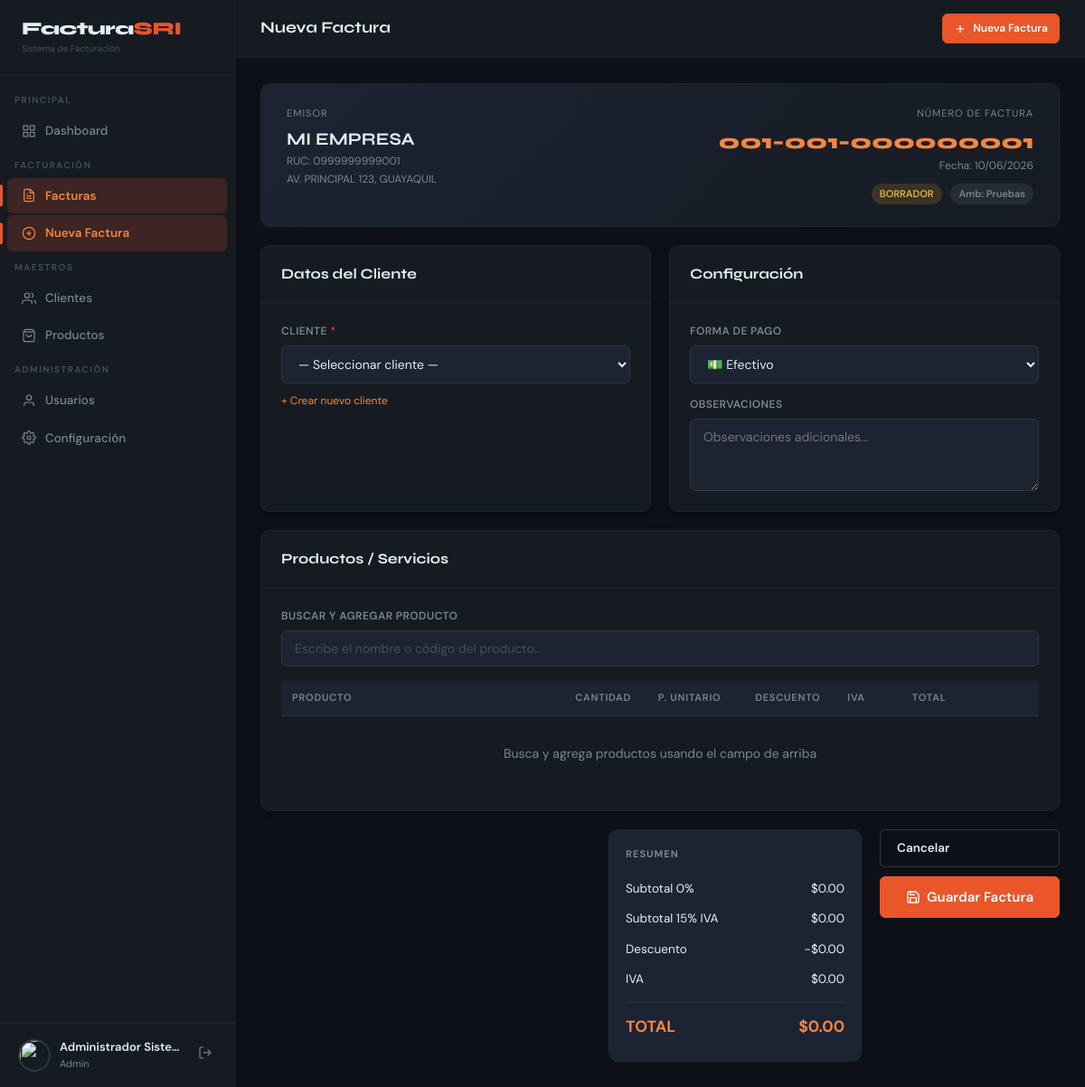
/modules/facturas/crear.php (signed in), run on the app's committed database.
### tables this page shows
CREATE TABLE IF NOT EXISTS usuarios (
    id INT AUTO_INCREMENT PRIMARY KEY,
    nombres VARCHAR(150) NOT NULL,
    username VARCHAR(80) NOT NULL UNIQUE,
    password VARCHAR(255) NOT NULL,
    foto VARCHAR(255) DEFAULT 'default.png',
    rol ENUM('admin','cajero','bodeguero') DEFAULT 'cajero',
    activo TINYINT(1) DEFAULT 1,
    created_at TIMESTAMP DEFAULT CURRENT_TIMESTAMP,
    updated_at TIMESTAMP DEFAULT CURRENT_TIMESTAMP ON UPDATE CURRENT_TIMESTAMP
);

CREATE TABLE IF NOT EXISTS configuracion (
    id INT AUTO_INCREMENT PRIMARY KEY,
    razon_social VARCHAR(200) NOT NULL,
    nombre_comercial VARCHAR(200),
    ruc VARCHAR(20) NOT NULL,
    direccion_matriz TEXT,
    telefono VARCHAR(30),
    correo VARCHAR(150),
    logo VARCHAR(255),
    ambiente ENUM('1','2') DEFAULT '1' COMMENT '1=Pruebas, 2=Produccion',
    tipo_emision ENUM('1') DEFAULT '1' COMMENT '1=Normal',
    secuencial INT DEFAULT 1,
    establecimiento VARCHAR(3) DEFAULT '001',
    punto_emision VARCHAR(3) DEFAULT '001',
    certificado_p12 VARCHAR(255),
    clave_certificado VARCHAR(255),
    smtp_host VARCHAR(150) DEFAULT 'smtp.gmail.com',
    smtp_port INT DEFAULT 587,
    smtp_user VARCHAR(150),
    smtp_pass VARCHAR(255),
    smtp_from_name VARCHAR(150),
    created_at TIMESTAMP DEFAULT CURRENT_TIMESTAMP
);

### includes/functions.php (called while the page is built, shortened)
<?php
require_once dirname(__DIR__) . '/config/database.php';
function isLoggedIn(): bool {
    return isset($_SESSION['user_id']);
}
function currentUser(): ?array {
    return db()->fetchOne("SELECT * FROM usuarios WHERE id = ?", [$_SESSION['user_id']]);
}
function sanitize(string $str): string {
    return htmlspecialchars(trim($str), ENT_QUOTES, 'UTF-8');
}
function getConfig(): array {
    return db()->fetchOne("SELECT * FROM configuracion LIMIT 1") ?? [];
}
function getNextNumeroFactura(): string {
    $cfg = getConfig();
    $sec = $cfg['secuencial'] ?? 1;
    return ($cfg['establecimiento'] ?? '001') . '-' . ($cfg['punto_emision'] ?? '001') . '-' . str_pad($sec, 9, '0', STR_PAD_LEFT);
}

### config/database.php (called while the page is built, shortened)
<?php
class Database
{
    private static ?Database $instance = null;
    private PDO $pdo;
    private function __construct()
    {
        $dsn = 'mysql:host=' . DB_HOST . ';dbname=' . DB_NAME . ';charset=utf8mb4';
        $this->pdo = new PDO($dsn, DB_USER, DB_PASS, [
            PDO::ATTR_ERRMODE            => PDO::ERRMODE_EXCEPTION,
            PDO::ATTR_DEFAULT_FETCH_MODE => PDO::FETCH_ASSOC,
            PDO::ATTR_EMULATE_PREPARES   => false,
        ]);
    }
    public static function getInstance(): self
    {
        if (self::$instance === null) {
            self::$instance = new self();
        }
        return self::$instance;
    }
    public function query(string $sql, array $params = []): PDOStatement
    {
        $stmt = $this->pdo->prepare($sql);
        $stmt->execute($params);
        return $stmt;
    }
    public function fetchOne(string $sql, array $params = []): ?array
    {
        $row = $this->query($sql, $params)->fetch();
        return $row ?: null;
    }
}
function db(): Database
{
    return Database::getInstance();
}

### modules/facturas/crear.php (the view, shortened to what this page needs)
<?php
require_once dirname(dirname(__DIR__)) . '/includes/functions.php';
$config   = getConfig();
include dirname(dirname(__DIR__)) . '/includes/header.php';
?>
<div class="invoice-wrapper">
  <form method="POST" id="invoiceForm">
    <div class="invoice-header-bar">
      <div>
        <div style="font-size:11px;text-transform:uppercase;letter-spacing:1px;color:var(--text-muted);margin-bottom:4px">Emisor</div>
        <div style="font-family:var(--font-display);font-size:1.2rem;font-weight:700"><?= sanitize($config['nombre_comercial'] ?? $config['razon_social'] ?? 'Mi Empresa') ?></div>
        <div style="font-size:12px;color:var(--text-muted)">RUC: <?= sanitize($config['ruc'] ?? '') ?></div>
        <div style="font-size:12px;color:var(--text-muted)"><?= sanitize($config['direccion_matriz'] ?? '') ?></div>
      </div>
      <div style="text-align:right">
        <div style="font-size:11px;text-transform:uppercase;letter-spacing:1px;color:var(--text-muted);margin-bottom:4px">Número de Factura</div>
        <div style="font-family:var(--font-display);font-size:1.4rem;font-weight:800;color:var(--accent-2)"><?= getNextNumeroFactura() ?></div>
        <div style="font-size:12px;color:var(--text-muted)">Fecha: <?= date('d/m/Y') ?></div>
        <div style="margin-top:8px">
          <span class="badge badge-warning">BORRADOR</span>
          <span class="badge badge-muted" style="margin-left:6px">Amb: <?= $config['ambiente']=='1'?'Pruebas':'Producción' ?></span>
        </div>
      </div>
    </div>
    <div style="display:grid;grid-template-columns:1fr 1fr;gap:20px;margin-bottom:20px">
      <div class="card">
        <div class="card-header"><div class="card-title">Datos del Cliente</div></div>
        <div class="card-body">
          <div class="form-group">
            <label>Cliente <span style="color:var(--danger)">*</span></label>
            <select name="cliente_id" id="clienteSelect" required onchange="cargarDatosCliente(this.value)">
              <option value="">— Seleccionar cliente —</option>
            </select>
          </div>
          <a href="<?= BASE_URL ?>modules/clientes/crear.php" target="_blank"
             style="display:inline-flex;align-items:center;gap:5px;margin-top:10px;font-size:12px;color:var(--accent-2);text-decoration:none">
            + Crear nuevo cliente
          </a>
        </div>
      </div>
      <div class="card">
        <div class="card-header"><div class="card-title">Configuración</div></div>
        <div class="card-body">
          <div class="form-group">
            <label>Forma de Pago</label>
            <select name="forma_pago">
              <option value="efectivo">💵 Efectivo</option>
            </select>
          </div>
          <div class="form-group" style="margin-top:14px">
            <label>Observaciones</label>
            <textarea name="observaciones" placeholder="Observaciones adicionales..." rows="3"></textarea>
          </div>
        </div>
      </div>
    </div>
    <div class="card" style="margin-bottom:20px">
      <div class="card-header">
        <div class="card-title">Productos / Servicios</div>
      </div>
      <div class="card-body">
        <div class="autocomplete-wrapper" style="margin-bottom:16px">
          <div class="form-group">
            <label>Buscar y Agregar Producto</label>
            <input type="text" id="productSearch"
                   placeholder="Escribe el nombre o código del producto..."
                   autocomplete="off">
          </div>
        </div>
        <div class="table-wrapper">
          <table class="detail-table">
            <thead>
              <tr>
                <th style="width:35%">Producto</th>
                <th style="width:10%">Cantidad</th>
                <th style="width:12%">P. Unitario</th>
                <th style="width:10%">Descuento</th>
                <th style="width:8%">IVA</th>
                <th style="width:12%">Total</th>
                <th style="width:5%"></th>
              </tr>
            </thead>
            <tbody id="invoiceLines">
              <tr id="emptyRow">
                <td colspan="7" style="text-align:center;padding:30px;color:var(--text-muted)">
                  Busca y agrega productos usando el campo de arriba
                </td>
              </tr>
            </tbody>
          </table>
        </div>
      </div>
    </div>
    <div style="display:flex;justify-content:flex-end;gap:20px;align-items:flex-start;flex-wrap:wrap">
      <div class="totals-panel">
        <div style="font-size:11px;font-weight:700;letter-spacing:1px;text-transform:uppercase;color:var(--text-muted);margin-bottom:12px">Resumen</div>
        <div id="invoiceTotals">
          <div class="totals-row"><span>Subtotal 0%</span><span>$0.00</span></div>
          <div class="totals-row"><span>Subtotal 15% IVA</span><span>$0.00</span></div>
          <div class="totals-row"><span>Descuento</span><span>-$0.00</span></div>
          <div class="totals-row"><span>IVA</span><span>$0.00</span></div>
          <div class="totals-row total-final"><span>TOTAL</span><span>$0.00</span></div>
        </div>
      </div>
      <div style="display:flex;flex-direction:column;gap:10px">
        <a href="index.php" class="btn btn-outline">Cancelar</a>
        <button type="submit" name="accion" value="guardar" class="btn btn-primary btn-lg">
          <svg xmlns="http://www.w3.org/2000/svg" width="16" height="16" viewBox="0 0 24 24" fill="none" stroke="currentColor" stroke-width="2"><path d="M19 21H5a2 2 0 01-2-2V5a2 2 0 012-2h11l5 5v11a2 2 0 01-2 2z"/><polyline points="17 21 17 13 7 13 7 21"/><polyline points="7 3 7 8 15 8"/></svg>
          Guardar Factura
        </button>
      </div>
    </div>
  </form>
</div>
<?php include dirname(dirname(__DIR__)) . '/includes/footer.php'; ?>

### includes/header.php (shortened to what this page needs)
<?php
$currentUser = currentUser();
$currentPage = basename($_SERVER['PHP_SELF'], '.php');
$currentDir  = basename(dirname($_SERVER['PHP_SELF']));
?>
<!DOCTYPE html>
<html lang="es">
<head>
  <link rel="stylesheet" href="<?= BASE_URL ?>assets/css/style.css">
</head>
<body>
<div class="app-layout">
<aside class="sidebar" id="sidebar">
  <div class="sidebar-header">
    <div>
      <div class="sidebar-logo">Factura<span>SRI</span></div>
      <div style="font-size:10px;color:var(--text-dim);margin-top:2px">Sistema de Facturación</div>
    </div>
  </div>
  <nav class="sidebar-nav">
    <div class="nav-section">
      <div class="nav-section-title">Principal</div>
    </div>
    <a href="<?= BASE_URL ?>index.php" class="nav-item <?= ($currentPage==='index' && $currentDir!=='facturas') ? 'active' : '' ?>">
      <svg xmlns="http://www.w3.org/2000/svg" width="16" height="16" viewBox="0 0 24 24" fill="none" stroke="currentColor" stroke-width="1.8"><rect x="3" y="3" width="7" height="7"/><rect x="14" y="3" width="7" height="7"/><rect x="3" y="14" width="7" height="7"/><rect x="14" y="14" width="7" height="7"/></svg>
      Dashboard
    </a>
    <div class="nav-section">
      <div class="nav-section-title">Facturación</div>
    </div>
    <a href="<?= BASE_URL ?>modules/facturas/index.php" class="nav-item <?= $currentDir==='facturas' ? 'active' : '' ?>">
      Facturas
    </a>
    <a href="<?= BASE_URL ?>modules/facturas/crear.php" class="nav-item <?= ($currentDir==='facturas' && $currentPage==='crear') ? 'active' : '' ?>">
      <svg xmlns="http://www.w3.org/2000/svg" width="16" height="16" viewBox="0 0 24 24" fill="none" stroke="currentColor" stroke-width="1.8"><circle cx="12" cy="12" r="10"/><line x1="12" y1="8" x2="12" y2="16"/><line x1="8" y1="12" x2="16" y2="12"/></svg>
      Nueva Factura
    </a>
    <div class="nav-section">
      <div class="nav-section-title">Maestros</div>
    </div>
    <a href="<?= BASE_URL ?>modules/clientes/index.php" class="nav-item <?= $currentDir==='clientes' ? 'active' : '' ?>">
      <svg xmlns="http://www.w3.org/2000/svg" width="16" height="16" viewBox="0 0 24 24" fill="none" stroke="currentColor" stroke-width="1.8"><path d="M17 21v-2a4 4 0 00-4-4H5a4 4 0 00-4 4v2"/><circle cx="9" cy="7" r="4"/><path d="M23 21v-2a4 4 0 00-3-3.87"/><path d="M16 3.13a4 4 0 010 7.75"/></svg>
      Clientes
    </a>
    <a href="<?= BASE_URL ?>modules/productos/index.php" class="nav-item <?= $currentDir==='productos' ? 'active' : '' ?>">
      <svg xmlns="http://www.w3.org/2000/svg" width="16" height="16" viewBox="0 0 24 24" fill="none" stroke="currentColor" stroke-width="1.8"><path d="M6 2L3 6v14a2 2 0 002 2h14a2 2 0 002-2V6l-3-4z"/><line x1="3" y1="6" x2="21" y2="6"/><path d="M16 10a4 4 0 01-8 0"/></svg>
      Productos
    </a>
    <?php if (($_SESSION['user_rol'] ?? '') === 'admin'): ?>
    <div class="nav-section">
      <div class="nav-section-title">Administración</div>
    </div>
    <a href="<?= BASE_URL ?>modules/usuarios/index.php" class="nav-item <?= $currentDir==='usuarios' ? 'active' : '' ?>">
      <svg xmlns="http://www.w3.org/2000/svg" width="16" height="16" viewBox="0 0 24 24" fill="none" stroke="currentColor" stroke-width="1.8"><path d="M20 21v-2a4 4 0 00-4-4H8a4 4 0 00-4 4v2"/><circle cx="12" cy="7" r="4"/></svg>
      Usuarios
    </a>
    <a href="<?= BASE_URL ?>modules/configuracion/index.php" class="nav-item <?= $currentDir==='configuracion' ? 'active' : '' ?>">
      Configuración
    </a>
    <?php endif; ?>
  </nav>
  <div class="sidebar-footer">
    <div class="user-card">
      <img src="<?= UPLOAD_URL ?>usuarios/<?= $currentUser['foto'] ?? 'default.png' ?>"
           class="user-avatar"
           onerror="this.src='<?= BASE_URL ?>assets/img/default_user.png'">
      <div class="user-info">
        <div class="user-name"><?= sanitize($currentUser['nombres'] ?? '') ?></div>
        <div class="user-role"><?= ucfirst($currentUser['rol'] ?? '') ?></div>
      </div>
      <a href="<?= BASE_URL ?>auth/logout.php" class="btn-logout" title="Cerrar sesión">
        <svg xmlns="http://www.w3.org/2000/svg" width="16" height="16" viewBox="0 0 24 24" fill="none" stroke="currentColor" stroke-width="1.8"><path d="M9 21H5a2 2 0 01-2-2V5a2 2 0 012-2h4"/><polyline points="16 17 21 12 16 7"/><line x1="21" y1="12" x2="9" y2="12"/></svg>
      </a>
    </div>
  </div>
</aside>
<div class="main-content">
  <header class="topbar">
    <div class="topbar-left">
      <div>
        <div class="page-title"><?= PAGE_TITLE ?></div>
      </div>
    </div>
    <div class="topbar-right">
      <a href="<?= BASE_URL ?>modules/facturas/crear.php" class="btn btn-primary btn-sm">
        <svg xmlns="http://www.w3.org/2000/svg" width="14" height="14" viewBox="0 0 24 24" fill="none" stroke="currentColor" stroke-width="2"><line x1="12" y1="5" x2="12" y2="19"/><line x1="5" y1="12" x2="19" y2="12"/></svg>
        Nueva Factura
      </a>
    </div>
  </header>
  <main class="page-body">

### modules/facturas/crear.php (style rules this page uses)
.autocomplete-wrapper { position: relative; }

### data on the page
usuarios: nombres "Administrador Siste…", rol "Admin"
configuracion: nombre_comercial "MI EMPRESA", ruc "0999999999001", direccion_matriz "AV. PRINCIPAL 123, GUAYAQUIL", getNextNumeroFactura() "001-001-000000001"

### other printed values
PAGE_TITLE "Nueva Factura"
